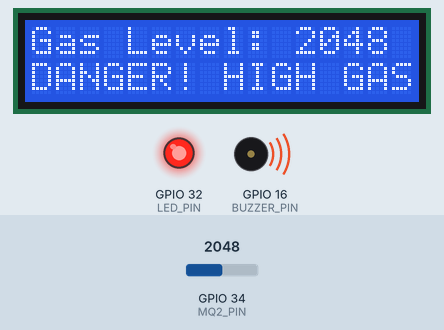
A sketch run on a simulated ESP32. Parts: 16×2 character LCD, output pins drawn as LEDs (lit = HIGH), buzzer (waves = sounding, pin HIGH). The inputs (shaded band) are chosen by the test bench; at power-on: GPIO 34 (MQ2_PIN) = 2048. What the sketch prints to the serial monitor is not drawn.

Above: at 3.2 s.
3.3 s: GPIO 34 (MQ2_PIN) set to 416
At 4.5 s:
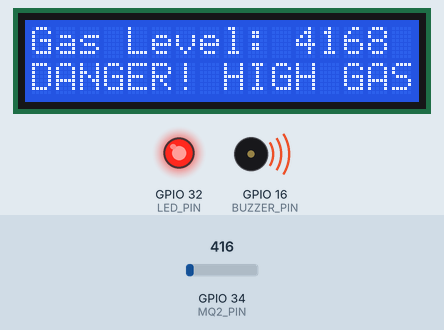
5.6 s: GPIO 34 (MQ2_PIN) set to 360
At 6.6 s:
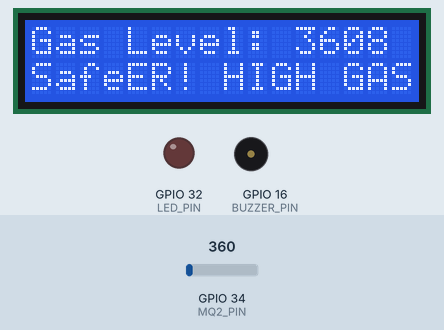
7.7 s: GPIO 34 (MQ2_PIN) set to 440
At 8.6 s:
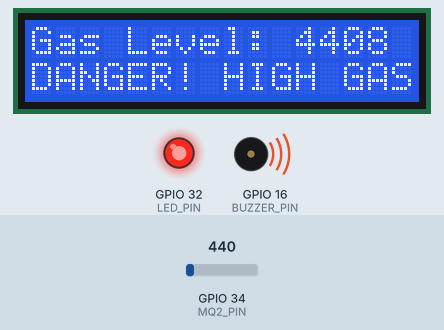
Timing chart, 0 to 10.7 s (numbered marks = the images above; inputs shaded):
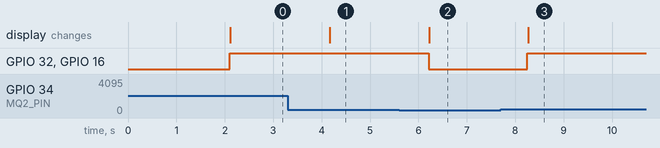

The sketch:

sketch.ino
```cpp
#include <Wire.h>
#include <LiquidCrystal_I2C.h>//Library for the LCD

#define MQ2_PIN 34      // MQ2 Sensor Analog Pin
#define LED_PIN 32      // LED Pin
#define BUZZER_PIN 16   // Buzzer Pin
#define GAS_THRESHOLD 400  // Adjust based on testing

// Initialize LCD (I2C address 0x27, 16 columns, 2 rows)
LiquidCrystal_I2C lcd(0x27, 16, 2);

void setup() {//part of the code runs one time
  Serial.begin(115200); //Sets the baud rate to 115200 to enable serial communication

  pinMode(LED_PIN, OUTPUT);//sets pin 32 of ESP to output
  pinMode(BUZZER_PIN, OUTPUT);//sets pin 16 of ESP to output

  lcd.init();// turns the LCD on
  lcd.backlight();//turns the LCD backlight on
  lcd.setCursor(0, 0);// sets the cursor on the LCD to Column 0, Row 0
  lcd.print("Gas Sensor Ready");// Prints Gas Sensor Ready
  delay(2000); // Ensures the string displays for 2seconds
  lcd.clear();// Clears the LCD
}

void loop() {
  int gasValue = analogRead(MQ2_PIN);
  Serial.print("Gas Sensor Value: ");
  Serial.println(gasValue);

  // Display on LCD
  lcd.setCursor(0, 0);
  lcd.print("Gas Level: ");
  lcd.print(gasValue);
  lcd.setCursor(0, 1);

  if (gasValue > GAS_THRESHOLD) {
    digitalWrite(LED_PIN, HIGH);
    digitalWrite(BUZZER_PIN, HIGH);
    lcd.print("DANGER! HIGH GAS");
  } else {
    digitalWrite(LED_PIN, LOW);
    digitalWrite(BUZZER_PIN, LOW);
    lcd.print("Safe");
  }

  delay(1000);
}
```

Measured:
- the behaviour switches between 401 and 400 on GPIO 34 (MQ2_PIN) (found by bisection; images 1 and 2)
- after the input at 3.3 s, the display: changes after 0.87 s (image 1)
- after the input at 5.6 s, GPIO 32 (LED_PIN), GPIO 16 (BUZZER_PIN): HIGH → LOW after 0.61 s; the display: changes after 0.62 s (image 2)
- after the input at 7.7 s, GPIO 32 (LED_PIN), GPIO 16 (BUZZER_PIN): LOW → HIGH after 0.55 s; the display: changes after 0.57 s (image 3)
